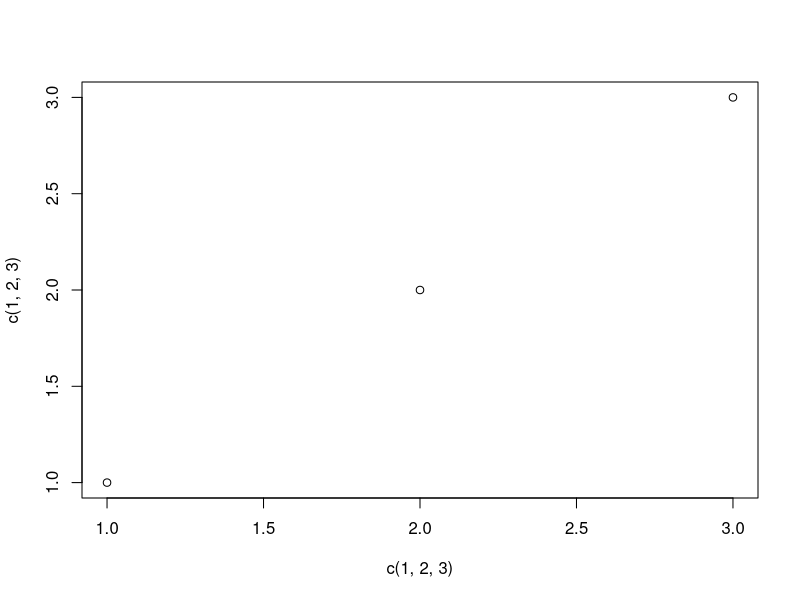
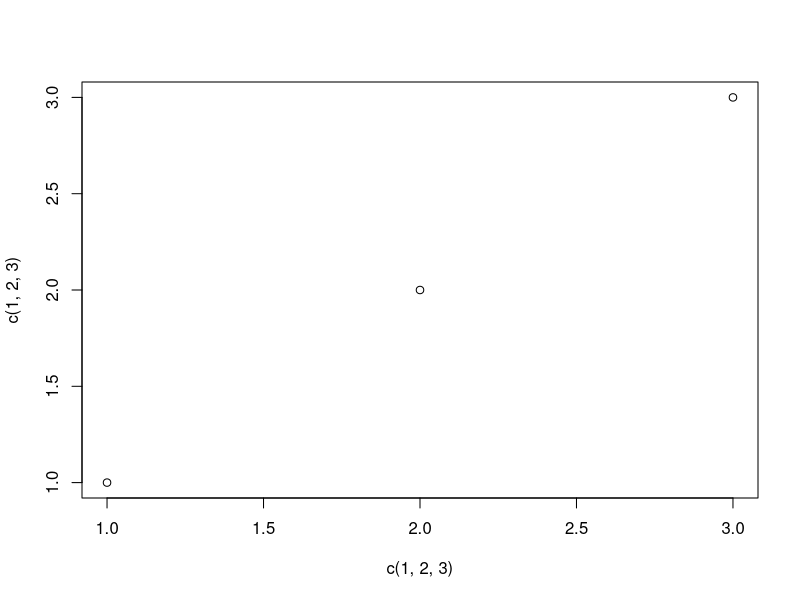

These figures' R source, in order:
## ---- chunk 1
#| label: print something

print("Hello World")

## ---- chunk 2
#| label: plot something
plot(c(1,2,3), c(1,2,3))
## ---- chunk 3
#| label: print something

print("Hello World")

## ---- chunk 4
#| label: plot something
plot(c(1,2,3), c(1,2,3))
